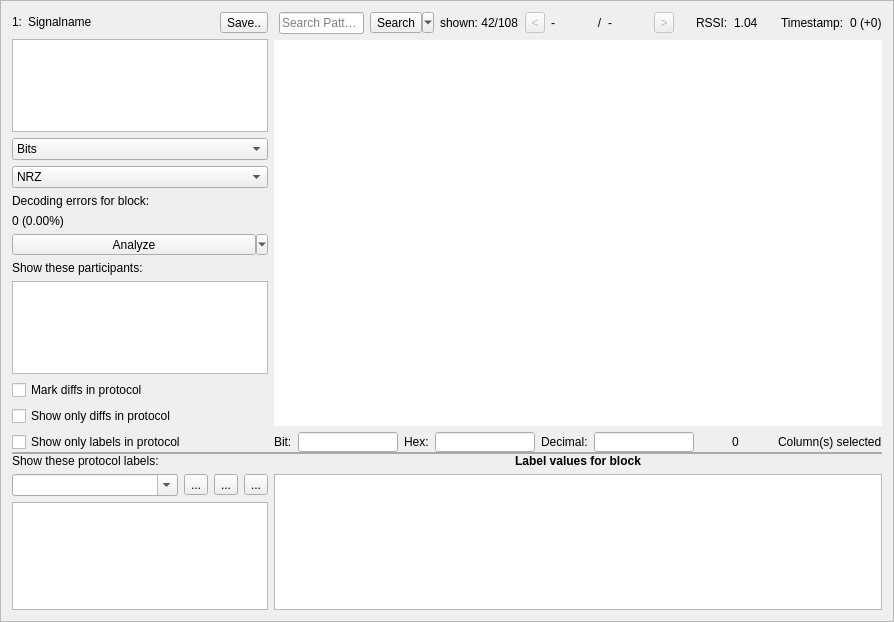
<?xml version="1.0" encoding="UTF-8"?>
<ui version="4.0">
 <class>FAnalysis</class>
 <widget class="QFrame" name="FAnalysis">
  <property name="geometry">
   <rect>
    <x>0</x>
    <y>0</y>
    <width>894</width>
    <height>622</height>
   </rect>
  </property>
  <property name="sizePolicy">
   <sizepolicy hsizetype="Preferred" vsizetype="Preferred">
    <horstretch>0</horstretch>
    <verstretch>0</verstretch>
   </sizepolicy>
  </property>
  <property name="minimumSize">
   <size>
    <width>0</width>
    <height>0</height>
   </size>
  </property>
  <property name="focusPolicy">
   <enum>Qt::ClickFocus</enum>
  </property>
  <property name="acceptDrops">
   <bool>true</bool>
  </property>
  <property name="windowTitle">
   <string>Frame</string>
  </property>
  <property name="frameShape">
   <enum>QFrame::StyledPanel</enum>
  </property>
  <property name="frameShadow">
   <enum>QFrame::Raised</enum>
  </property>
  <property name="lineWidth">
   <number>1</number>
  </property>
  <property name="midLineWidth">
   <number>0</number>
  </property>
  <layout class="QVBoxLayout" name="verticalLayout_5">
   <item>
    <widget class="QSplitter" name="splitter">
     <property name="styleSheet">
      <string notr="true">QSplitter::handle {
    background-color: #AAAAAA;
}</string>
     </property>
     <property name="frameShape">
      <enum>QFrame::NoFrame</enum>
     </property>
     <property name="midLineWidth">
      <number>0</number>
     </property>
     <property name="orientation">
      <enum>Qt::Vertical</enum>
     </property>
     <property name="opaqueResize">
      <bool>true</bool>
     </property>
     <property name="handleWidth">
      <number>2</number>
     </property>
     <widget class="QWidget" name="layoutWidget">
      <layout class="QHBoxLayout" name="horizontalLayout_5">
       <item>
        <layout class="QVBoxLayout" name="verticalLayout_4">
         <item>
          <layout class="QHBoxLayout" name="horizontalLayout_2">
           <item>
            <widget class="QLabel" name="lSignalNr">
             <property name="sizePolicy">
              <sizepolicy hsizetype="Fixed" vsizetype="Fixed">
               <horstretch>0</horstretch>
               <verstretch>0</verstretch>
              </sizepolicy>
             </property>
             <property name="text">
              <string>1:</string>
             </property>
            </widget>
           </item>
           <item>
            <widget class="QLabel" name="lSignalName">
             <property name="sizePolicy">
              <sizepolicy hsizetype="Preferred" vsizetype="Fixed">
               <horstretch>0</horstretch>
               <verstretch>0</verstretch>
              </sizepolicy>
             </property>
             <property name="minimumSize">
              <size>
               <width>0</width>
               <height>0</height>
              </size>
             </property>
             <property name="maximumSize">
              <size>
               <width>16777215</width>
               <height>16777215</height>
              </size>
             </property>
             <property name="acceptDrops">
              <bool>false</bool>
             </property>
             <property name="text">
              <string>Signalname</string>
             </property>
            </widget>
           </item>
           <item>
            <widget class="QToolButton" name="btnSaveProto">
             <property name="sizePolicy">
              <sizepolicy hsizetype="Fixed" vsizetype="Fixed">
               <horstretch>0</horstretch>
               <verstretch>0</verstretch>
              </sizepolicy>
             </property>
             <property name="maximumSize">
              <size>
               <width>16777215</width>
               <height>16777215</height>
              </size>
             </property>
             <property name="baseSize">
              <size>
               <width>0</width>
               <height>0</height>
              </size>
             </property>
             <property name="text">
              <string>Save..</string>
             </property>
             <property name="icon">
              <iconset theme="document-save">
               <normaloff>.</normaloff>.</iconset>
             </property>
            </widget>
           </item>
          </layout>
         </item>
         <item>
          <widget class="ProtocolTreeView" name="treeViewProtocols">
           <property name="sizePolicy">
            <sizepolicy hsizetype="Minimum" vsizetype="Preferred">
             <horstretch>0</horstretch>
             <verstretch>0</verstretch>
            </sizepolicy>
           </property>
           <property name="acceptDrops">
            <bool>true</bool>
           </property>
           <property name="dragEnabled">
            <bool>true</bool>
           </property>
           <property name="dragDropOverwriteMode">
            <bool>false</bool>
           </property>
           <property name="dragDropMode">
            <enum>QAbstractItemView::DragDrop</enum>
           </property>
           <property name="defaultDropAction">
            <enum>Qt::IgnoreAction</enum>
           </property>
           <attribute name="headerVisible">
            <bool>false</bool>
           </attribute>
          </widget>
         </item>
         <item>
          <layout class="QGridLayout" name="gridLayout_2">
           <item row="0" column="0" colspan="3">
            <widget class="QComboBox" name="cbProtoView">
             <property name="sizePolicy">
              <sizepolicy hsizetype="Preferred" vsizetype="Fixed">
               <horstretch>0</horstretch>
               <verstretch>0</verstretch>
              </sizepolicy>
             </property>
             <property name="toolTip">
              <string>&lt;html&gt;&lt;head/&gt;&lt;body&gt;&lt;p&gt;Set the desired view here.&lt;/p&gt;&lt;p&gt;&lt;br/&gt;&lt;/p&gt;&lt;p&gt;You can set the &lt;span style=&quot; font-weight:600;&quot;&gt;alignment&lt;/span&gt; where evaluation of Hex/ASCII starts using right-click menu in Bits-View. Use this, to correct &lt;span style=&quot; font-style:italic;&quot;&gt;slided/missing Bits&lt;/span&gt; or something like that.&lt;/p&gt;&lt;/body&gt;&lt;/html&gt;</string>
             </property>
             <item>
              <property name="text">
               <string>Bits</string>
              </property>
             </item>
             <item>
              <property name="text">
               <string>Hex</string>
              </property>
             </item>
             <item>
              <property name="text">
               <string>ASCII</string>
              </property>
             </item>
            </widget>
           </item>
           <item row="1" column="0" colspan="3">
            <widget class="QComboBox" name="cbDecoding">
             <property name="sizePolicy">
              <sizepolicy hsizetype="Preferred" vsizetype="Fixed">
               <horstretch>0</horstretch>
               <verstretch>0</verstretch>
              </sizepolicy>
             </property>
             <property name="sizeAdjustPolicy">
              <enum>QComboBox::AdjustToContents</enum>
             </property>
             <item>
              <property name="text">
               <string>NRZ</string>
              </property>
             </item>
             <item>
              <property name="text">
               <string>Manchester</string>
              </property>
             </item>
             <item>
              <property name="text">
               <string>Manchester II</string>
              </property>
             </item>
             <item>
              <property name="text">
               <string>Differential Manchester</string>
              </property>
             </item>
             <item>
              <property name="text">
               <string>...</string>
              </property>
             </item>
            </widget>
           </item>
          </layout>
         </item>
         <item>
          <widget class="QLabel" name="lEncodingErrors">
           <property name="sizePolicy">
            <sizepolicy hsizetype="Maximum" vsizetype="Preferred">
             <horstretch>0</horstretch>
             <verstretch>0</verstretch>
            </sizepolicy>
           </property>
           <property name="text">
            <string>Decoding errors for block:</string>
           </property>
          </widget>
         </item>
         <item>
          <widget class="QLabel" name="lDecodingErrorsValue">
           <property name="sizePolicy">
            <sizepolicy hsizetype="Preferred" vsizetype="Preferred">
             <horstretch>0</horstretch>
             <verstretch>0</verstretch>
            </sizepolicy>
           </property>
           <property name="text">
            <string>0 (0.00%)     </string>
           </property>
          </widget>
         </item>
         <item>
          <widget class="QToolButton" name="btnAnalyze">
           <property name="sizePolicy">
            <sizepolicy hsizetype="Preferred" vsizetype="Fixed">
             <horstretch>0</horstretch>
             <verstretch>0</verstretch>
            </sizepolicy>
           </property>
           <property name="text">
            <string>Analyze</string>
           </property>
           <property name="popupMode">
            <enum>QToolButton::MenuButtonPopup</enum>
           </property>
           <property name="toolButtonStyle">
            <enum>Qt::ToolButtonTextOnly</enum>
           </property>
          </widget>
         </item>
         <item>
          <widget class="QLabel" name="label_4">
           <property name="text">
            <string>Show these participants:</string>
           </property>
          </widget>
         </item>
         <item>
          <widget class="QListView" name="listViewParticipants">
           <property name="sizePolicy">
            <sizepolicy hsizetype="Preferred" vsizetype="Expanding">
             <horstretch>0</horstretch>
             <verstretch>0</verstretch>
            </sizepolicy>
           </property>
          </widget>
         </item>
         <item>
          <widget class="QCheckBox" name="cbShowDiffs">
           <property name="sizePolicy">
            <sizepolicy hsizetype="Fixed" vsizetype="Fixed">
             <horstretch>0</horstretch>
             <verstretch>0</verstretch>
            </sizepolicy>
           </property>
           <property name="text">
            <string>Mark diffs in protocol</string>
           </property>
          </widget>
         </item>
         <item>
          <widget class="QCheckBox" name="chkBoxShowOnlyDiffs">
           <property name="text">
            <string>Show only diffs in protocol</string>
           </property>
          </widget>
         </item>
         <item>
          <widget class="QCheckBox" name="chkBoxOnlyShowLabelsInProtocol">
           <property name="text">
            <string>Show only labels in protocol</string>
           </property>
          </widget>
         </item>
         <item>
          <spacer name="verticalSpacer">
           <property name="orientation">
            <enum>Qt::Vertical</enum>
           </property>
           <property name="sizeHint" stdset="0">
            <size>
             <width>20</width>
             <height>40</height>
            </size>
           </property>
          </spacer>
         </item>
        </layout>
       </item>
       <item>
        <layout class="QVBoxLayout" name="verticalLayout_3">
         <item>
          <layout class="QHBoxLayout" name="searchLayout">
           <item>
            <spacer name="horizontalSpacer_3">
             <property name="orientation">
              <enum>Qt::Horizontal</enum>
             </property>
             <property name="sizeType">
              <enum>QSizePolicy::Fixed</enum>
             </property>
             <property name="sizeHint" stdset="0">
              <size>
               <width>5</width>
               <height>20</height>
              </size>
             </property>
            </spacer>
           </item>
           <item>
            <widget class="QLineEdit" name="lineEditSearch">
             <property name="sizePolicy">
              <sizepolicy hsizetype="Expanding" vsizetype="Fixed">
               <horstretch>0</horstretch>
               <verstretch>0</verstretch>
              </sizepolicy>
             </property>
             <property name="acceptDrops">
              <bool>false</bool>
             </property>
             <property name="placeholderText">
              <string>Search Pattern</string>
             </property>
             <property name="clearButtonEnabled">
              <bool>true</bool>
             </property>
            </widget>
           </item>
           <item>
            <widget class="QToolButton" name="btnSearchSelectFilter">
             <property name="text">
              <string>Search</string>
             </property>
             <property name="popupMode">
              <enum>QToolButton::MenuButtonPopup</enum>
             </property>
             <property name="toolButtonStyle">
              <enum>Qt::ToolButtonTextOnly</enum>
             </property>
            </widget>
           </item>
           <item>
            <widget class="QLabel" name="lFilterShown">
             <property name="text">
              <string>shown: 42/108</string>
             </property>
            </widget>
           </item>
           <item>
            <widget class="QToolButton" name="btnPrevSearch">
             <property name="enabled">
              <bool>false</bool>
             </property>
             <property name="sizePolicy">
              <sizepolicy hsizetype="Preferred" vsizetype="Fixed">
               <horstretch>0</horstretch>
               <verstretch>0</verstretch>
              </sizepolicy>
             </property>
             <property name="maximumSize">
              <size>
               <width>20</width>
               <height>16777215</height>
              </size>
             </property>
             <property name="text">
              <string>&lt;</string>
             </property>
             <property name="icon">
              <iconset theme="go-previous">
               <normaloff>.</normaloff>.</iconset>
             </property>
            </widget>
           </item>
           <item>
            <widget class="QLabel" name="lSearchCurrent">
             <property name="sizePolicy">
              <sizepolicy hsizetype="Preferred" vsizetype="Preferred">
               <horstretch>0</horstretch>
               <verstretch>0</verstretch>
              </sizepolicy>
             </property>
             <property name="minimumSize">
              <size>
               <width>40</width>
               <height>0</height>
              </size>
             </property>
             <property name="styleSheet">
              <string notr="true">QLabel
{
    qproperty-alignment: AlignCenter;
}</string>
             </property>
             <property name="text">
              <string>-</string>
             </property>
            </widget>
           </item>
           <item>
            <widget class="QLabel" name="lSlash">
             <property name="sizePolicy">
              <sizepolicy hsizetype="Preferred" vsizetype="Preferred">
               <horstretch>0</horstretch>
               <verstretch>0</verstretch>
              </sizepolicy>
             </property>
             <property name="text">
              <string>/</string>
             </property>
             <property name="alignment">
              <set>Qt::AlignCenter</set>
             </property>
            </widget>
           </item>
           <item>
            <widget class="QLabel" name="lSearchTotal">
             <property name="sizePolicy">
              <sizepolicy hsizetype="Preferred" vsizetype="Preferred">
               <horstretch>0</horstretch>
               <verstretch>0</verstretch>
              </sizepolicy>
             </property>
             <property name="minimumSize">
              <size>
               <width>40</width>
               <height>0</height>
              </size>
             </property>
             <property name="styleSheet">
              <string notr="true">QLabel
{
    qproperty-alignment: AlignCenter;
}</string>
             </property>
             <property name="text">
              <string>-</string>
             </property>
            </widget>
           </item>
           <item>
            <widget class="QToolButton" name="btnNextSearch">
             <property name="enabled">
              <bool>false</bool>
             </property>
             <property name="sizePolicy">
              <sizepolicy hsizetype="Preferred" vsizetype="Fixed">
               <horstretch>0</horstretch>
               <verstretch>0</verstretch>
              </sizepolicy>
             </property>
             <property name="maximumSize">
              <size>
               <width>20</width>
               <height>16777215</height>
              </size>
             </property>
             <property name="text">
              <string>&gt;</string>
             </property>
             <property name="icon">
              <iconset theme="go-next">
               <normaloff>.</normaloff>.</iconset>
             </property>
            </widget>
           </item>
           <item>
            <spacer name="horizontalSpacer_2">
             <property name="orientation">
              <enum>Qt::Horizontal</enum>
             </property>
             <property name="sizeHint" stdset="0">
              <size>
               <width>40</width>
               <height>20</height>
              </size>
             </property>
            </spacer>
           </item>
           <item>
            <widget class="QLabel" name="label_2">
             <property name="toolTip">
              <string>&lt;html&gt;&lt;head/&gt;&lt;body&gt;&lt;p&gt;The &lt;span style=&quot; font-weight:600;&quot;&gt;Received Signal Strength Indicator&lt;/span&gt; indicates the average signal power of the current block.&lt;/p&gt;&lt;/body&gt;&lt;/html&gt;</string>
             </property>
             <property name="text">
              <string>RSSI:</string>
             </property>
            </widget>
           </item>
           <item>
            <widget class="QLabel" name="lblRSSI">
             <property name="toolTip">
              <string>&lt;html&gt;&lt;head/&gt;&lt;body&gt;&lt;p&gt;The &lt;span style=&quot; font-weight:600;&quot;&gt;Received Signal Strength Indicator&lt;/span&gt; indicates the average signal power of the current block.&lt;/p&gt;&lt;/body&gt;&lt;/html&gt;</string>
             </property>
             <property name="text">
              <string>1.04</string>
             </property>
            </widget>
           </item>
           <item>
            <spacer name="horizontalSpacer_4">
             <property name="orientation">
              <enum>Qt::Horizontal</enum>
             </property>
             <property name="sizeHint" stdset="0">
              <size>
               <width>40</width>
               <height>20</height>
              </size>
             </property>
            </spacer>
           </item>
           <item>
            <widget class="QLabel" name="label_3">
             <property name="toolTip">
              <string>&lt;html&gt;&lt;head/&gt;&lt;body&gt;&lt;p&gt;The &lt;span style=&quot; font-weight:600;&quot;&gt;Block Start&lt;/span&gt; is the point in time when a protocol block begins. Additionally the relative time (+ ...) from the previous block is shown.&lt;/p&gt;&lt;/body&gt;&lt;/html&gt;</string>
             </property>
             <property name="text">
              <string>Timestamp:</string>
             </property>
            </widget>
           </item>
           <item>
            <widget class="QLabel" name="lTime">
             <property name="sizePolicy">
              <sizepolicy hsizetype="Expanding" vsizetype="Preferred">
               <horstretch>0</horstretch>
               <verstretch>0</verstretch>
              </sizepolicy>
             </property>
             <property name="toolTip">
              <string>&lt;html&gt;&lt;head/&gt;&lt;body&gt;&lt;p&gt;The &lt;span style=&quot; font-weight:600;&quot;&gt;Block Start&lt;/span&gt; is the point in time when a protocol block begins. Additionally the relative time (+ ...) from the previous block is shown.&lt;/p&gt;&lt;/body&gt;&lt;/html&gt;</string>
             </property>
             <property name="text">
              <string>0 (+0)</string>
             </property>
            </widget>
           </item>
          </layout>
         </item>
         <item>
          <widget class="ProtocolTableView" name="tblViewProtocol">
           <property name="sizePolicy">
            <sizepolicy hsizetype="Expanding" vsizetype="Expanding">
             <horstretch>0</horstretch>
             <verstretch>0</verstretch>
            </sizepolicy>
           </property>
           <property name="acceptDrops">
            <bool>true</bool>
           </property>
           <property name="autoFillBackground">
            <bool>true</bool>
           </property>
           <property name="frameShape">
            <enum>QFrame::NoFrame</enum>
           </property>
           <property name="frameShadow">
            <enum>QFrame::Sunken</enum>
           </property>
           <property name="lineWidth">
            <number>1</number>
           </property>
           <property name="autoScroll">
            <bool>true</bool>
           </property>
           <property name="dragDropMode">
            <enum>QAbstractItemView::DropOnly</enum>
           </property>
           <property name="alternatingRowColors">
            <bool>true</bool>
           </property>
           <property name="selectionMode">
            <enum>QAbstractItemView::ExtendedSelection</enum>
           </property>
           <property name="textElideMode">
            <enum>Qt::ElideNone</enum>
           </property>
           <property name="verticalScrollMode">
            <enum>QAbstractItemView::ScrollPerPixel</enum>
           </property>
           <property name="horizontalScrollMode">
            <enum>QAbstractItemView::ScrollPerPixel</enum>
           </property>
           <property name="showGrid">
            <bool>false</bool>
           </property>
           <property name="gridStyle">
            <enum>Qt::NoPen</enum>
           </property>
           <property name="sortingEnabled">
            <bool>false</bool>
           </property>
           <property name="wordWrap">
            <bool>false</bool>
           </property>
           <property name="cornerButtonEnabled">
            <bool>false</bool>
           </property>
           <attribute name="horizontalHeaderDefaultSectionSize">
            <number>40</number>
           </attribute>
          </widget>
         </item>
         <item>
          <layout class="QHBoxLayout" name="horizontalLayout_4">
           <item>
            <widget class="QLabel" name="lBits">
             <property name="sizePolicy">
              <sizepolicy hsizetype="Fixed" vsizetype="Fixed">
               <horstretch>0</horstretch>
               <verstretch>0</verstretch>
              </sizepolicy>
             </property>
             <property name="maximumSize">
              <size>
               <width>16777215</width>
               <height>15</height>
              </size>
             </property>
             <property name="text">
              <string>Bit:</string>
             </property>
            </widget>
           </item>
           <item>
            <widget class="QLineEdit" name="lBitsSelection">
             <property name="maximumSize">
              <size>
               <width>16777215</width>
               <height>20</height>
              </size>
             </property>
             <property name="acceptDrops">
              <bool>false</bool>
             </property>
             <property name="readOnly">
              <bool>true</bool>
             </property>
            </widget>
           </item>
           <item>
            <widget class="QLabel" name="lHex">
             <property name="sizePolicy">
              <sizepolicy hsizetype="Fixed" vsizetype="Fixed">
               <horstretch>0</horstretch>
               <verstretch>0</verstretch>
              </sizepolicy>
             </property>
             <property name="maximumSize">
              <size>
               <width>16777215</width>
               <height>15</height>
              </size>
             </property>
             <property name="text">
              <string>Hex:</string>
             </property>
            </widget>
           </item>
           <item>
            <widget class="QLineEdit" name="lHexSelection">
             <property name="maximumSize">
              <size>
               <width>16777215</width>
               <height>20</height>
              </size>
             </property>
             <property name="acceptDrops">
              <bool>false</bool>
             </property>
             <property name="readOnly">
              <bool>true</bool>
             </property>
            </widget>
           </item>
           <item>
            <widget class="QLabel" name="lDecimal">
             <property name="sizePolicy">
              <sizepolicy hsizetype="Fixed" vsizetype="Fixed">
               <horstretch>0</horstretch>
               <verstretch>0</verstretch>
              </sizepolicy>
             </property>
             <property name="maximumSize">
              <size>
               <width>16777215</width>
               <height>15</height>
              </size>
             </property>
             <property name="text">
              <string>Decimal:</string>
             </property>
            </widget>
           </item>
           <item>
            <widget class="QLineEdit" name="lDecimalSelection">
             <property name="maximumSize">
              <size>
               <width>16777215</width>
               <height>20</height>
              </size>
             </property>
             <property name="acceptDrops">
              <bool>false</bool>
             </property>
             <property name="readOnly">
              <bool>true</bool>
             </property>
            </widget>
           </item>
           <item>
            <spacer name="horizontalSpacer">
             <property name="orientation">
              <enum>Qt::Horizontal</enum>
             </property>
             <property name="sizeHint" stdset="0">
              <size>
               <width>40</width>
               <height>20</height>
              </size>
             </property>
            </spacer>
           </item>
           <item>
            <widget class="QLabel" name="lNumSelectedColumns">
             <property name="sizePolicy">
              <sizepolicy hsizetype="Fixed" vsizetype="Preferred">
               <horstretch>0</horstretch>
               <verstretch>0</verstretch>
              </sizepolicy>
             </property>
             <property name="minimumSize">
              <size>
               <width>40</width>
               <height>0</height>
              </size>
             </property>
             <property name="text">
              <string>0</string>
             </property>
            </widget>
           </item>
           <item>
            <widget class="QLabel" name="lColumnsSelectedText">
             <property name="text">
              <string>Column(s) selected</string>
             </property>
            </widget>
           </item>
          </layout>
         </item>
        </layout>
       </item>
      </layout>
     </widget>
     <widget class="QWidget" name="layoutWidget">
      <layout class="QHBoxLayout" name="horizontalLayout">
       <item>
        <layout class="QVBoxLayout" name="verticalLayout_2">
         <item>
          <widget class="QLabel" name="label">
           <property name="sizePolicy">
            <sizepolicy hsizetype="Preferred" vsizetype="Fixed">
             <horstretch>0</horstretch>
             <verstretch>0</verstretch>
            </sizepolicy>
           </property>
           <property name="text">
            <string>Show these protocol labels:</string>
           </property>
          </widget>
         </item>
         <item>
          <layout class="QHBoxLayout" name="horizontalLayout_3">
           <item>
            <widget class="QComboBox" name="cbLabelsets">
             <property name="editable">
              <bool>true</bool>
             </property>
             <property name="insertPolicy">
              <enum>QComboBox::NoInsert</enum>
             </property>
            </widget>
           </item>
           <item>
            <widget class="QToolButton" name="btnLabelsetSettings">
             <property name="toolTip">
              <string>Settings for Labelset</string>
             </property>
             <property name="text">
              <string>...</string>
             </property>
             <property name="icon">
              <iconset theme="preferences-other">
               <normaloff>.</normaloff>.</iconset>
             </property>
            </widget>
           </item>
           <item>
            <widget class="QToolButton" name="btnAddLabelset">
             <property name="toolTip">
              <string>Add a new labelset.</string>
             </property>
             <property name="text">
              <string>...</string>
             </property>
             <property name="icon">
              <iconset theme="list-add">
               <normaloff>.</normaloff>.</iconset>
             </property>
            </widget>
           </item>
           <item>
            <widget class="QToolButton" name="btnRemoveLabelset">
             <property name="toolTip">
              <string>Delete current labelset.</string>
             </property>
             <property name="text">
              <string>...</string>
             </property>
             <property name="icon">
              <iconset theme="list-remove">
               <normaloff>.</normaloff>.</iconset>
             </property>
            </widget>
           </item>
          </layout>
         </item>
         <item>
          <widget class="ProtocolLabelListView" name="listViewLabelNames">
           <property name="sizePolicy">
            <sizepolicy hsizetype="Preferred" vsizetype="Preferred">
             <horstretch>0</horstretch>
             <verstretch>0</verstretch>
            </sizepolicy>
           </property>
           <property name="acceptDrops">
            <bool>false</bool>
           </property>
          </widget>
         </item>
        </layout>
       </item>
       <item>
        <layout class="QVBoxLayout" name="verticalLayout">
         <property name="sizeConstraint">
          <enum>QLayout::SetDefaultConstraint</enum>
         </property>
         <item>
          <widget class="QLabel" name="lblLabelValues">
           <property name="sizePolicy">
            <sizepolicy hsizetype="Preferred" vsizetype="Fixed">
             <horstretch>0</horstretch>
             <verstretch>0</verstretch>
            </sizepolicy>
           </property>
           <property name="font">
            <font>
             <weight>75</weight>
             <bold>true</bold>
            </font>
           </property>
           <property name="text">
            <string>Label values for block</string>
           </property>
           <property name="alignment">
            <set>Qt::AlignCenter</set>
           </property>
          </widget>
         </item>
         <item>
          <widget class="LabelValueTableView" name="tblLabelValues">
           <property name="sizePolicy">
            <sizepolicy hsizetype="Expanding" vsizetype="Preferred">
             <horstretch>0</horstretch>
             <verstretch>0</verstretch>
            </sizepolicy>
           </property>
           <property name="alternatingRowColors">
            <bool>true</bool>
           </property>
           <property name="showGrid">
            <bool>false</bool>
           </property>
           <attribute name="horizontalHeaderVisible">
            <bool>true</bool>
           </attribute>
           <attribute name="horizontalHeaderCascadingSectionResizes">
            <bool>false</bool>
           </attribute>
           <attribute name="horizontalHeaderStretchLastSection">
            <bool>true</bool>
           </attribute>
           <attribute name="verticalHeaderVisible">
            <bool>false</bool>
           </attribute>
          </widget>
         </item>
        </layout>
       </item>
      </layout>
     </widget>
    </widget>
   </item>
  </layout>
 </widget>
 <customwidgets>
  <customwidget>
   <class>ProtocolLabelListView</class>
   <extends>QListView</extends>
   <header>urh.ui.views.ProtocolLabelListView.h</header>
  </customwidget>
  <customwidget>
   <class>ProtocolTableView</class>
   <extends>QTableView</extends>
   <header>urh.ui.views.ProtocolTableView.h</header>
  </customwidget>
  <customwidget>
   <class>LabelValueTableView</class>
   <extends>QTableView</extends>
   <header>urh.ui.views.LabelValueTableView.h</header>
  </customwidget>
  <customwidget>
   <class>ProtocolTreeView</class>
   <extends>QTreeView</extends>
   <header>urh.ui.views.ProtocolTreeView.h</header>
  </customwidget>
 </customwidgets>
 <resources>
  <include location="../urh.qrc"/>
 </resources>
 <connections/>
</ui>
